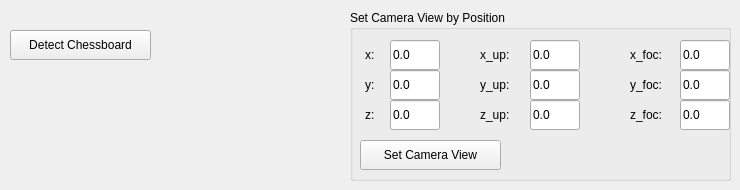
    <widget class="QWidget" name="tab_camView">
     <attribute name="title">
      <string>Set Camera View</string>
     </attribute>
     <widget class="QGroupBox" name="groupBox">
      <property name="geometry">
       <rect>
        <x>350</x>
        <y>10</y>
        <width>381</width>
        <height>171</height>
       </rect>
      </property>
      <property name="autoFillBackground">
       <bool>false</bool>
      </property>
      <property name="title">
       <string>Set Camera View by Position</string>
      </property>
      <property name="flat">
       <bool>false</bool>
      </property>
      <widget class="QLineEdit" name="lineZ_foc">
       <property name="geometry">
        <rect>
         <x>330</x>
         <y>90</y>
         <width>50</width>
         <height>30</height>
        </rect>
       </property>
       <property name="text">
        <string>0.0</string>
       </property>
      </widget>
      <widget class="QLineEdit" name="lineX_foc">
       <property name="geometry">
        <rect>
         <x>330</x>
         <y>30</y>
         <width>50</width>
         <height>30</height>
        </rect>
       </property>
       <property name="text">
        <string>0.0</string>
       </property>
      </widget>
      <widget class="QLabel" name="labelZ">
       <property name="geometry">
        <rect>
         <x>15</x>
         <y>90</y>
         <width>30</width>
         <height>30</height>
        </rect>
       </property>
       <property name="text">
        <string>z:</string>
       </property>
      </widget>
      <widget class="QLabel" name="labelY_up">
       <property name="geometry">
        <rect>
         <x>130</x>
         <y>60</y>
         <width>50</width>
         <height>30</height>
        </rect>
       </property>
       <property name="text">
        <string>y_up:</string>
       </property>
      </widget>
      <widget class="QLineEdit" name="lineY_up">
       <property name="geometry">
        <rect>
         <x>180</x>
         <y>60</y>
         <width>50</width>
         <height>30</height>
        </rect>
       </property>
       <property name="text">
        <string>0.0</string>
       </property>
      </widget>
      <widget class="QLineEdit" name="lineY_foc">
       <property name="geometry">
        <rect>
         <x>330</x>
         <y>60</y>
         <width>50</width>
         <height>30</height>
        </rect>
       </property>
       <property name="text">
        <string>0.0</string>
       </property>
      </widget>
      <widget class="QLabel" name="labelX">
       <property name="geometry">
        <rect>
         <x>15</x>
         <y>30</y>
         <width>30</width>
         <height>30</height>
        </rect>
       </property>
       <property name="text">
        <string>x:</string>
       </property>
      </widget>
      <widget class="QLabel" name="labelZ_foc">
       <property name="geometry">
        <rect>
         <x>280</x>
         <y>90</y>
         <width>50</width>
         <height>30</height>
        </rect>
       </property>
       <property name="text">
        <string>z_foc:</string>
       </property>
      </widget>
      <widget class="QLabel" name="labelX_foc">
       <property name="geometry">
        <rect>
         <x>280</x>
         <y>30</y>
         <width>50</width>
         <height>30</height>
        </rect>
       </property>
       <property name="text">
        <string>x_foc:</string>
       </property>
      </widget>
      <widget class="QLineEdit" name="lineX">
       <property name="geometry">
        <rect>
         <x>40</x>
         <y>30</y>
         <width>50</width>
         <height>30</height>
        </rect>
       </property>
       <property name="text">
        <string>0.0</string>
       </property>
      </widget>
      <widget class="QLineEdit" name="lineY">
       <property name="geometry">
        <rect>
         <x>40</x>
         <y>60</y>
         <width>50</width>
         <height>30</height>
        </rect>
       </property>
       <property name="text">
        <string>0.0</string>
       </property>
      </widget>
      <widget class="QLabel" name="labelX_up">
       <property name="geometry">
        <rect>
         <x>130</x>
         <y>30</y>
         <width>50</width>
         <height>30</height>
        </rect>
       </property>
       <property name="text">
        <string>x_up:</string>
       </property>
      </widget>
      <widget class="QLineEdit" name="lineX_up">
       <property name="geometry">
        <rect>
         <x>180</x>
         <y>30</y>
         <width>50</width>
         <height>30</height>
        </rect>
       </property>
       <property name="text">
        <string>0.0</string>
       </property>
      </widget>
      <widget class="QLineEdit" name="lineZ_up">
       <property name="geometry">
        <rect>
         <x>180</x>
         <y>90</y>
         <width>50</width>
         <height>30</height>
        </rect>
       </property>
       <property name="text">
        <string>0.0</string>
       </property>
      </widget>
      <widget class="QLabel" name="labelZ_up">
       <property name="geometry">
        <rect>
         <x>130</x>
         <y>90</y>
         <width>50</width>
         <height>30</height>
        </rect>
       </property>
       <property name="text">
        <string>z_up:</string>
       </property>
      </widget>
      <widget class="QLineEdit" name="lineZ">
       <property name="geometry">
        <rect>
         <x>40</x>
         <y>90</y>
         <width>50</width>
         <height>30</height>
        </rect>
       </property>
       <property name="text">
        <string>0.0</string>
       </property>
      </widget>
      <widget class="QLabel" name="labelY_foc">
       <property name="geometry">
        <rect>
         <x>280</x>
         <y>60</y>
         <width>50</width>
         <height>30</height>
        </rect>
       </property>
       <property name="text">
        <string>y_foc:</string>
       </property>
      </widget>
      <widget class="QLabel" name="labelY">
       <property name="geometry">
        <rect>
         <x>15</x>
         <y>60</y>
         <width>30</width>
         <height>30</height>
        </rect>
       </property>
       <property name="text">
        <string>y:</string>
       </property>
      </widget>
      <widget class="QPushButton" name="btnSetCamViewPos">
       <property name="geometry">
        <rect>
         <x>10</x>
         <y>130</y>
         <width>141</width>
         <height>30</height>
        </rect>
       </property>
       <property name="text">
        <string>Set Camera View</string>
       </property>
      </widget>
     </widget>
     <widget class="QPushButton" name="btnTestChess">
      <property name="geometry">
       <rect>
        <x>10</x>
        <y>30</y>
        <width>141</width>
        <height>30</height>
       </rect>
      </property>
      <property name="text">
       <string>Detect Chessboard</string>
      </property>
     </widget>
    </widget>
